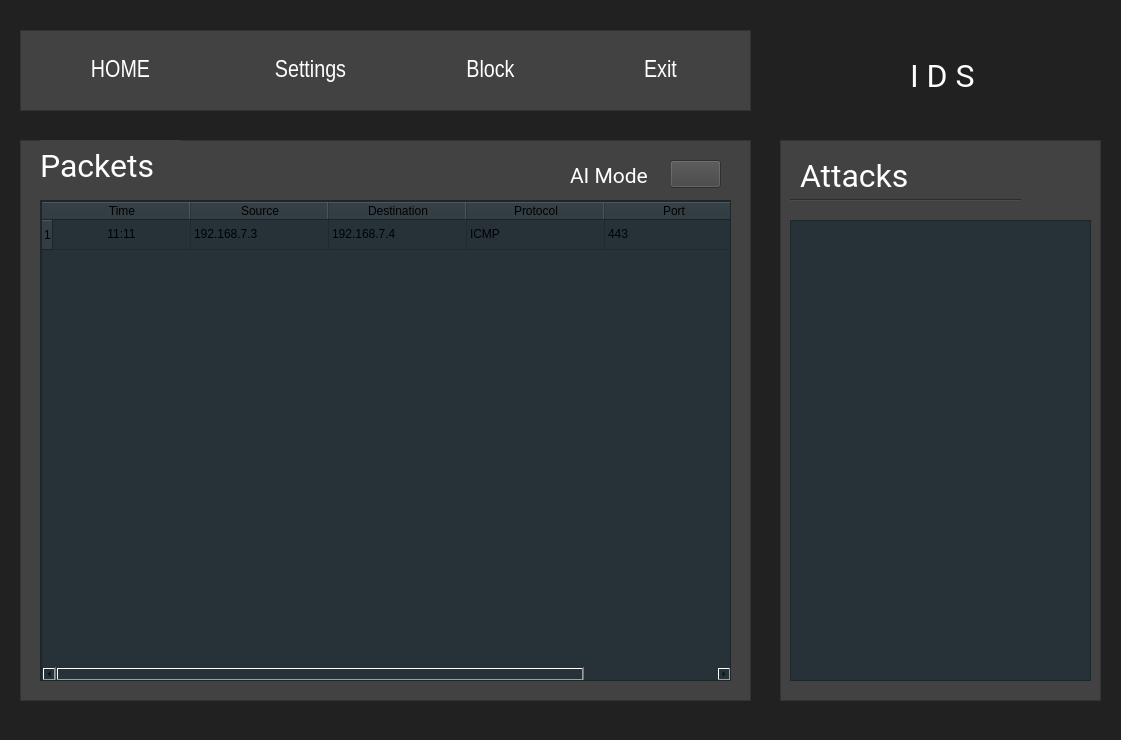
<?xml version="1.0" encoding="UTF-8"?>
<ui version="4.0">
 <class>MainWindow</class>
 <widget class="QMainWindow" name="MainWindow">
  <property name="geometry">
   <rect>
    <x>0</x>
    <y>0</y>
    <width>1121</width>
    <height>740</height>
   </rect>
  </property>
  <property name="windowTitle">
   <string>MainWindow</string>
  </property>
  <property name="autoFillBackground">
   <bool>false</bool>
  </property>
  <property name="styleSheet">
   <string notr="true">background-color: #212121;</string>
  </property>
  <widget class="QWidget" name="centralwidget">
   <property name="enabled">
    <bool>true</bool>
   </property>
   <widget class="QFrame" name="frame">
    <property name="geometry">
     <rect>
      <x>20</x>
      <y>30</y>
      <width>731</width>
      <height>81</height>
     </rect>
    </property>
    <property name="styleSheet">
     <string notr="true">background-color: #424242;</string>
    </property>
    <property name="frameShape">
     <enum>QFrame::StyledPanel</enum>
    </property>
    <property name="frameShadow">
     <enum>QFrame::Raised</enum>
    </property>
    <widget class="QPushButton" name="pushButton_2">
     <property name="geometry">
      <rect>
       <x>30</x>
       <y>10</y>
       <width>141</width>
       <height>61</height>
      </rect>
     </property>
     <property name="font">
      <font>
       <family>Arial Narrow</family>
       <pointsize>18</pointsize>
      </font>
     </property>
     <property name="focusPolicy">
      <enum>Qt::StrongFocus</enum>
     </property>
     <property name="styleSheet">
      <string notr="true">color: white;</string>
     </property>
     <property name="text">
      <string>HOME</string>
     </property>
     <property name="icon">
      <iconset resource="resource.qrc">
       <normaloff>:/img/home.png</normaloff>:/img/home.png</iconset>
     </property>
     <property name="iconSize">
      <size>
       <width>60</width>
       <height>60</height>
      </size>
     </property>
     <property name="autoDefault">
      <bool>false</bool>
     </property>
     <property name="default">
      <bool>false</bool>
     </property>
     <property name="flat">
      <bool>true</bool>
     </property>
    </widget>
    <widget class="QPushButton" name="pushButton_3">
     <property name="geometry">
      <rect>
       <x>210</x>
       <y>10</y>
       <width>161</width>
       <height>61</height>
      </rect>
     </property>
     <property name="font">
      <font>
       <family>Arial Narrow</family>
       <pointsize>18</pointsize>
      </font>
     </property>
     <property name="focusPolicy">
      <enum>Qt::StrongFocus</enum>
     </property>
     <property name="styleSheet">
      <string notr="true">color: white;</string>
     </property>
     <property name="text">
      <string>Settings</string>
     </property>
     <property name="icon">
      <iconset resource="resource.qrc">
       <normaloff>:/img/settings.png</normaloff>:/img/settings.png</iconset>
     </property>
     <property name="iconSize">
      <size>
       <width>60</width>
       <height>60</height>
      </size>
     </property>
     <property name="autoDefault">
      <bool>false</bool>
     </property>
     <property name="default">
      <bool>false</bool>
     </property>
     <property name="flat">
      <bool>true</bool>
     </property>
    </widget>
    <widget class="QPushButton" name="pushButton_4">
     <property name="geometry">
      <rect>
       <x>400</x>
       <y>10</y>
       <width>141</width>
       <height>61</height>
      </rect>
     </property>
     <property name="font">
      <font>
       <family>Arial Narrow</family>
       <pointsize>18</pointsize>
      </font>
     </property>
     <property name="focusPolicy">
      <enum>Qt::StrongFocus</enum>
     </property>
     <property name="styleSheet">
      <string notr="true">color: white;</string>
     </property>
     <property name="text">
      <string>Block</string>
     </property>
     <property name="icon">
      <iconset resource="resource.qrc">
       <normaloff>:/img/block.png</normaloff>:/img/block.png</iconset>
     </property>
     <property name="iconSize">
      <size>
       <width>60</width>
       <height>60</height>
      </size>
     </property>
     <property name="autoDefault">
      <bool>false</bool>
     </property>
     <property name="default">
      <bool>false</bool>
     </property>
     <property name="flat">
      <bool>true</bool>
     </property>
    </widget>
    <widget class="QPushButton" name="pushButton_5">
     <property name="geometry">
      <rect>
       <x>570</x>
       <y>10</y>
       <width>141</width>
       <height>61</height>
      </rect>
     </property>
     <property name="font">
      <font>
       <family>Arial Narrow</family>
       <pointsize>18</pointsize>
      </font>
     </property>
     <property name="focusPolicy">
      <enum>Qt::StrongFocus</enum>
     </property>
     <property name="styleSheet">
      <string notr="true">color: white;</string>
     </property>
     <property name="text">
      <string>Exit</string>
     </property>
     <property name="icon">
      <iconset resource="resource.qrc">
       <normaloff>:/img/exit.png</normaloff>:/img/exit.png</iconset>
     </property>
     <property name="iconSize">
      <size>
       <width>60</width>
       <height>60</height>
      </size>
     </property>
     <property name="autoDefault">
      <bool>false</bool>
     </property>
     <property name="default">
      <bool>false</bool>
     </property>
     <property name="flat">
      <bool>true</bool>
     </property>
    </widget>
   </widget>
   <widget class="QFrame" name="frame_2">
    <property name="geometry">
     <rect>
      <x>20</x>
      <y>140</y>
      <width>731</width>
      <height>561</height>
     </rect>
    </property>
    <property name="styleSheet">
     <string notr="true">background-color: #424242;</string>
    </property>
    <property name="frameShape">
     <enum>QFrame::StyledPanel</enum>
    </property>
    <property name="frameShadow">
     <enum>QFrame::Raised</enum>
    </property>
    <widget class="QScrollArea" name="scrollArea">
     <property name="geometry">
      <rect>
       <x>20</x>
       <y>60</y>
       <width>691</width>
       <height>481</height>
      </rect>
     </property>
     <property name="styleSheet">
      <string notr="true">background-color: #263238</string>
     </property>
     <property name="widgetResizable">
      <bool>true</bool>
     </property>
     <widget class="QWidget" name="scrollAreaWidgetContents">
      <property name="geometry">
       <rect>
        <x>0</x>
        <y>0</y>
        <width>689</width>
        <height>479</height>
       </rect>
      </property>
      <widget class="QTableWidget" name="tableWidget">
       <property name="geometry">
        <rect>
         <x>0</x>
         <y>0</y>
         <width>691</width>
         <height>481</height>
        </rect>
       </property>
       <property name="columnCount">
        <number>5</number>
       </property>
       <attribute name="horizontalHeaderDefaultSectionSize">
        <number>138</number>
       </attribute>
       <attribute name="horizontalHeaderShowSortIndicator" stdset="0">
        <bool>false</bool>
       </attribute>
       <attribute name="horizontalHeaderStretchLastSection">
        <bool>false</bool>
       </attribute>
       <row>
        <property name="text">
         <string>1</string>
        </property>
        <property name="textAlignment">
         <set>AlignLeading|AlignVCenter</set>
        </property>
        <property name="background">
         <color>
          <red>255</red>
          <green>255</green>
          <blue>255</blue>
         </color>
        </property>
        <property name="foreground">
         <brush brushstyle="NoBrush">
          <color alpha="255">
           <red>0</red>
           <green>0</green>
           <blue>0</blue>
          </color>
         </brush>
        </property>
       </row>
       <column>
        <property name="text">
         <string>Time</string>
        </property>
       </column>
       <column>
        <property name="text">
         <string>Source</string>
        </property>
       </column>
       <column>
        <property name="text">
         <string>Destination</string>
        </property>
       </column>
       <column>
        <property name="text">
         <string>Protocol</string>
        </property>
       </column>
       <column>
        <property name="text">
         <string>Port</string>
        </property>
       </column>
       <item row="0" column="0">
        <property name="text">
         <string>11:11</string>
        </property>
        <property name="textAlignment">
         <set>AlignCenter</set>
        </property>
        <property name="background">
         <brush brushstyle="NoBrush">
          <color alpha="255">
           <red>255</red>
           <green>255</green>
           <blue>255</blue>
          </color>
         </brush>
        </property>
        <property name="foreground">
         <brush brushstyle="NoBrush">
          <color alpha="255">
           <red>255</red>
           <green>255</green>
           <blue>255</blue>
          </color>
         </brush>
        </property>
       </item>
       <item row="0" column="1">
        <property name="text">
         <string>192.168.7.3</string>
        </property>
        <property name="foreground">
         <brush brushstyle="NoBrush">
          <color alpha="255">
           <red>255</red>
           <green>255</green>
           <blue>255</blue>
          </color>
         </brush>
        </property>
       </item>
       <item row="0" column="2">
        <property name="text">
         <string>192.168.7.4</string>
        </property>
        <property name="foreground">
         <brush brushstyle="NoBrush">
          <color alpha="255">
           <red>255</red>
           <green>255</green>
           <blue>255</blue>
          </color>
         </brush>
        </property>
       </item>
       <item row="0" column="3">
        <property name="text">
         <string>ICMP</string>
        </property>
        <property name="foreground">
         <brush brushstyle="NoBrush">
          <color alpha="255">
           <red>255</red>
           <green>255</green>
           <blue>255</blue>
          </color>
         </brush>
        </property>
       </item>
       <item row="0" column="4">
        <property name="text">
         <string>443</string>
        </property>
        <property name="foreground">
         <brush brushstyle="NoBrush">
          <color alpha="255">
           <red>255</red>
           <green>255</green>
           <blue>255</blue>
          </color>
         </brush>
        </property>
       </item>
      </widget>
     </widget>
    </widget>
    <widget class="QPushButton" name="pushButton">
     <property name="geometry">
      <rect>
       <x>650</x>
       <y>20</y>
       <width>51</width>
       <height>28</height>
      </rect>
     </property>
     <property name="text">
      <string/>
     </property>
     <property name="icon">
      <iconset>
       <selectedoff>:/img/off.png</selectedoff>
       <selectedon>:/img/on.png</selectedon>
      </iconset>
     </property>
     <property name="iconSize">
      <size>
       <width>50</width>
       <height>50</height>
      </size>
     </property>
     <property name="checkable">
      <bool>true</bool>
     </property>
     <property name="autoDefault">
      <bool>false</bool>
     </property>
    </widget>
    <widget class="QLabel" name="label_2">
     <property name="geometry">
      <rect>
       <x>20</x>
       <y>0</y>
       <width>141</width>
       <height>51</height>
      </rect>
     </property>
     <property name="font">
      <font>
       <family>Roboto</family>
       <pointsize>24</pointsize>
      </font>
     </property>
     <property name="styleSheet">
      <string notr="true">font: Roboto;
font-size: 40;
color: white;
font-style: strong;

</string>
     </property>
     <property name="text">
      <string>Packets</string>
     </property>
    </widget>
    <widget class="QLabel" name="label_3">
     <property name="geometry">
      <rect>
       <x>550</x>
       <y>20</y>
       <width>101</width>
       <height>31</height>
      </rect>
     </property>
     <property name="font">
      <font>
       <family>Roboto</family>
       <pointsize>16</pointsize>
      </font>
     </property>
     <property name="styleSheet">
      <string notr="true">font: Roboto;
font-size: 20;
color: white;
font-style: strong;

</string>
     </property>
     <property name="text">
      <string>AI Mode</string>
     </property>
    </widget>
   </widget>
   <widget class="QFrame" name="frame_3">
    <property name="geometry">
     <rect>
      <x>780</x>
      <y>140</y>
      <width>321</width>
      <height>561</height>
     </rect>
    </property>
    <property name="styleSheet">
     <string notr="true">background-color: #424242;</string>
    </property>
    <property name="frameShape">
     <enum>QFrame::StyledPanel</enum>
    </property>
    <property name="frameShadow">
     <enum>QFrame::Raised</enum>
    </property>
    <widget class="QLabel" name="label">
     <property name="geometry">
      <rect>
       <x>20</x>
       <y>10</y>
       <width>141</width>
       <height>51</height>
      </rect>
     </property>
     <property name="font">
      <font>
       <family>Roboto</family>
       <pointsize>24</pointsize>
      </font>
     </property>
     <property name="styleSheet">
      <string notr="true">font: Roboto;
font-size: 40;
color: white;
font-style: strong;

</string>
     </property>
     <property name="text">
      <string>Attacks</string>
     </property>
    </widget>
    <widget class="Line" name="line">
     <property name="geometry">
      <rect>
       <x>10</x>
       <y>50</y>
       <width>231</width>
       <height>20</height>
      </rect>
     </property>
     <property name="autoFillBackground">
      <bool>false</bool>
     </property>
     <property name="styleSheet">
      <string notr="true">color: white
</string>
     </property>
     <property name="lineWidth">
      <number>1</number>
     </property>
     <property name="midLineWidth">
      <number>0</number>
     </property>
     <property name="orientation">
      <enum>Qt::Horizontal</enum>
     </property>
    </widget>
    <widget class="QScrollArea" name="scrollArea_2">
     <property name="geometry">
      <rect>
       <x>10</x>
       <y>80</y>
       <width>301</width>
       <height>461</height>
      </rect>
     </property>
     <property name="styleSheet">
      <string notr="true">background-color: #263238</string>
     </property>
     <property name="widgetResizable">
      <bool>true</bool>
     </property>
     <widget class="QWidget" name="scrollAreaWidgetContents_2">
      <property name="geometry">
       <rect>
        <x>0</x>
        <y>0</y>
        <width>299</width>
        <height>459</height>
       </rect>
      </property>
     </widget>
    </widget>
   </widget>
   <widget class="QLabel" name="label_4">
    <property name="geometry">
     <rect>
      <x>780</x>
      <y>10</y>
      <width>131</width>
      <height>121</height>
     </rect>
    </property>
    <property name="text">
     <string>&lt;html&gt;&lt;head/&gt;&lt;body&gt;&lt;p&gt;&lt;img src=&quot;:/img/logo.png&quot;/&gt;&lt;/p&gt;&lt;/body&gt;&lt;/html&gt;</string>
    </property>
   </widget>
   <widget class="QLabel" name="label_5">
    <property name="geometry">
     <rect>
      <x>910</x>
      <y>50</y>
      <width>141</width>
      <height>51</height>
     </rect>
    </property>
    <property name="font">
     <font>
      <family>Roboto</family>
      <pointsize>24</pointsize>
     </font>
    </property>
    <property name="styleSheet">
     <string notr="true">font: Roboto;
font-size: 40;
color: white;
font-style: strong;

</string>
    </property>
    <property name="text">
     <string>I D S</string>
    </property>
   </widget>
  </widget>
  <widget class="QMenuBar" name="menubar">
   <property name="geometry">
    <rect>
     <x>0</x>
     <y>0</y>
     <width>1121</width>
     <height>26</height>
    </rect>
   </property>
  </widget>
  <widget class="QStatusBar" name="statusBar"/>
 </widget>
 <resources>
  <include location="resource.qrc"/>
 </resources>
 <connections/>
</ui>
